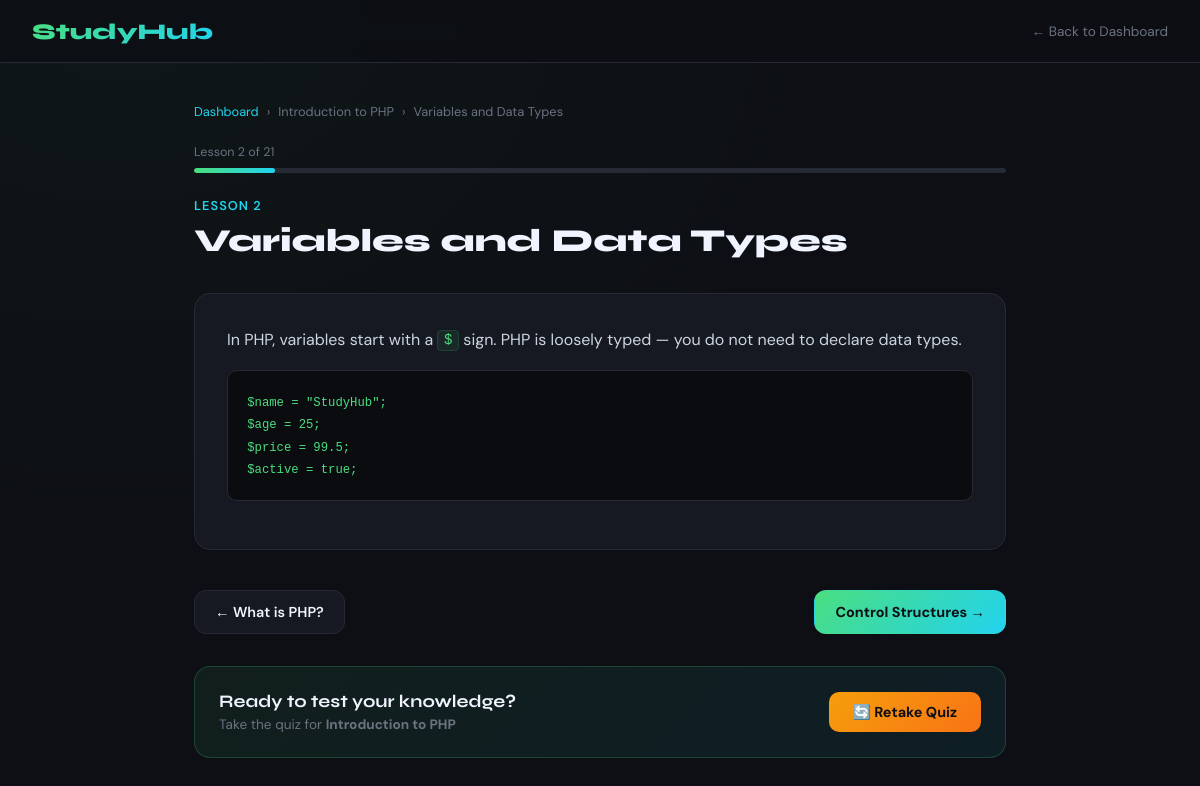
Page /lesson.php?id=2 (signed in) on the committed database.
### tables this page shows
CREATE TABLE `courses` (
  `id` int(11) NOT NULL,
  `title` varchar(200) NOT NULL,
  `description` text DEFAULT NULL,
  `created_at` timestamp NOT NULL DEFAULT current_timestamp()
);

CREATE TABLE `lessons` (
  `id` int(11) NOT NULL,
  `course_id` int(11) NOT NULL,
  `title` varchar(200) NOT NULL,
  `content` longtext DEFAULT NULL,
  `position` int(11) DEFAULT 0
);

### lesson.php (the view, shortened to what this page needs)
<?php
require 'db.php';
$lesson_id = isset($_GET['id']) ? (int)$_GET['id'] : 0;
$stmt = mysqli_prepare($conn, "SELECT * FROM lessons WHERE id = ?");
mysqli_stmt_bind_param($stmt, 'i', $lesson_id);
mysqli_stmt_execute($stmt);
$lesson = mysqli_fetch_assoc(mysqli_stmt_get_result($stmt));
$course_id = (int)$lesson['course_id'];
$position  = (int)$lesson['position'];
$cstmt = mysqli_prepare($conn, "SELECT * FROM courses WHERE id = ?");
mysqli_stmt_bind_param($cstmt, 'i', $course_id);
mysqli_stmt_execute($cstmt);
$course = mysqli_fetch_assoc(mysqli_stmt_get_result($cstmt));
$prev_stmt = mysqli_prepare($conn,
    "SELECT id, title FROM lessons
     WHERE course_id = ? AND position < ?
     ORDER BY position DESC LIMIT 1"
);
mysqli_stmt_bind_param($prev_stmt, 'ii', $course_id, $position);
mysqli_stmt_execute($prev_stmt);
$prev_lesson = mysqli_fetch_assoc(mysqli_stmt_get_result($prev_stmt));
$next_stmt = mysqli_prepare($conn,
    "SELECT id, title FROM lessons
     WHERE course_id = ? AND position > ?
     ORDER BY position ASC LIMIT 1"
);
mysqli_stmt_bind_param($next_stmt, 'ii', $course_id, $position);
mysqli_stmt_execute($next_stmt);
$next_lesson = mysqli_fetch_assoc(mysqli_stmt_get_result($next_stmt));
$idx_q = mysqli_query($conn,
    "SELECT COUNT(*) as cnt FROM lessons WHERE course_id = $course_id AND position <= $position"
);
$idx_row = mysqli_fetch_assoc($idx_q);
$lesson_index = $idx_row['cnt'];
$total_q = mysqli_query($conn, "SELECT COUNT(*) as cnt FROM lessons WHERE course_id = $course_id");
$total_row = mysqli_fetch_assoc($total_q);
$total_lessons = $total_row['cnt'];
$user_id = $_SESSION['user_id'];
$qstmt = mysqli_prepare($conn,
    "SELECT id FROM quiz_results WHERE user_id = ? AND course_id = ? LIMIT 1"
);
mysqli_stmt_bind_param($qstmt, 'ii', $user_id, $course_id);
mysqli_stmt_execute($qstmt);
$quiz_taken = mysqli_num_rows(mysqli_stmt_get_result($qstmt)) > 0;
?>
<!DOCTYPE html>
<html lang="en">
<head>
</head>
<body>
<nav>
  <a href="dashboard.php" class="logo">StudyHub</a>
  <a href="dashboard.php" class="back-link">← Back to Dashboard</a>
</nav>
<main>
  <div class="breadcrumb">
    <a href="dashboard.php">Dashboard</a>
    <span>›</span>
    <span><?= htmlspecialchars($course['title']) ?></span>
    <span>›</span>
    <span><?= htmlspecialchars($lesson['title']) ?></span>
  </div>
  <div class="progress-label">Lesson <?= $lesson_index ?> of <?= $total_lessons ?></div>
  <div class="progress-bar-wrap">
    <div class="progress-bar-fill" style="width: <?= round($lesson_index / max($total_lessons, 1) * 100) ?>%"></div>
  </div>
  <div class="lesson-header">
    <div class="lesson-num">Lesson <?= $lesson_index ?></div>
    <h1 class="lesson-title"><?= htmlspecialchars($lesson['title']) ?></h1>
  </div>
  <div class="lesson-body">
    <?= $lesson['content']  ?>
  </div>
  <div class="nav-buttons">
    <?php if ($prev_lesson): ?>
      <a href="lesson.php?id=<?= $prev_lesson['id'] ?>" class="nav-btn nav-btn-back">
        ← <?= htmlspecialchars($prev_lesson['title']) ?>
      </a>
    <?php else: ?>
      <span class="nav-btn nav-btn-back nav-btn-disabled">← No previous lesson</span>
    <?php endif; ?>
    <?php if ($next_lesson): ?>
      <a href="lesson.php?id=<?= $next_lesson['id'] ?>" class="nav-btn nav-btn-next">
        <?= htmlspecialchars($next_lesson['title']) ?> →
      </a>
    <?php else: ?>
      <span class="nav-btn nav-btn-next nav-btn-disabled" style="background:#2a2f3d; color:var(--muted);">
        Last lesson ✓
      </span>
    <?php endif; ?>
  </div>
  <div class="quiz-cta">
    <div class="quiz-cta-text">
      <h3>Ready to test your knowledge?</h3>
      <p>Take the quiz for <strong><?= htmlspecialchars($course['title']) ?></strong></p>
    </div>
    <?php if (!$quiz_taken): ?>
      <a href="quiz.php?id=<?= $course_id ?>" class="btn-quiz btn-quiz-start">🚀 Start Quiz</a>
    <?php else: ?>
      <a href="quiz.php?id=<?= $course_id ?>" class="btn-quiz btn-quiz-retake">🔄 Retake Quiz</a>
    <?php endif; ?>
  </div>
</main>
</body>
</html>

### lesson.php (style rules this page uses)
*, *::before, *::after { box-sizing: border-box; margin: 0; padding: 0; }
:root { --bg: #0d0f14; --card: #161921; --card2: #1c2030; --border: #252a35; --accent: #4ade80; --accent2: #22d3ee; --warn: #f59e0b; --text: #f0f4ff; --muted: #6b7280; }
body { background: var(--bg); color: var(--text); font-family: 'DM Sans', sans-serif; min-height: 100vh; background-image: radial-gradient(ellipse at 10% 0%, rgba(74,222,128,0.04) 0%, transparent 50%); }
nav { display: flex; align-items: center; justify-content: space-between; padding: 1.1rem 2rem; border-bottom: 1px solid var(--border); background: rgba(13,15,20,0.9); backdrop-filter: blur(10px); position: sticky; top: 0; z-index: 100; }
.logo { font-family: 'Syne', sans-serif; font-size: 1.4rem; font-weight: 800; background: linear-gradient(135deg, var(--accent), var(--accent2)); -webkit-background-clip: text; -webkit-text-fill-color: transparent; background-clip: text; text-decoration: none; }
.back-link { font-size: 0.85rem; color: var(--muted); text-decoration: none; display: flex; align-items: center; gap: 0.4rem; transition: color 0.2s; }
main { max-width: 860px; margin: 0 auto; padding: 2.5rem 1.5rem; }
.breadcrumb { display: flex; align-items: center; gap: 0.5rem; font-size: 0.8rem; color: var(--muted); margin-bottom: 1.5rem; }
.breadcrumb a { color: var(--accent2); text-decoration: none; }
.progress-bar-wrap { background: var(--border); border-radius: 99px; height: 5px; margin-bottom: 1.5rem; overflow: hidden; }
.progress-bar-fill { height: 100%; background: linear-gradient(90deg, var(--accent), var(--accent2)); border-radius: 99px; transition: width 0.4s ease; }
.progress-label { font-size: 0.78rem; color: var(--muted); margin-bottom: 0.5rem; }
.lesson-header { margin-bottom: 2rem; }
.lesson-num { font-size: 0.8rem; font-weight: 600; color: var(--accent2); text-transform: uppercase; letter-spacing: 0.08em; margin-bottom: 0.5rem; }
.lesson-title { font-family: 'Syne', sans-serif; font-size: 2rem; font-weight: 800; line-height: 1.2; }
.lesson-body { background: var(--card); border: 1px solid var(--border); border-radius: 16px; padding: 2rem; line-height: 1.8; font-size: 1rem; color: #cbd5e1; margin-bottom: 2.5rem; }
.lesson-body p { margin-bottom: 1rem; }
.lesson-body pre { background: #0a0c10; border: 1px solid var(--border); border-radius: 10px; padding: 1.2rem; overflow-x: auto; margin: 1rem 0; font-size: 0.875rem; line-height: 1.6; color: var(--accent); }
.lesson-body code { background: rgba(74,222,128,0.08); border: 1px solid rgba(74,222,128,0.15); border-radius: 4px; padding: 0.1em 0.4em; font-size: 0.875em; color: var(--accent); }
.lesson-body pre code { background: none; border: none; padding: 0; color: var(--accent); }
.nav-buttons { display: flex; align-items: center; justify-content: space-between; gap: 1rem; flex-wrap: wrap; }
.nav-btn { display: flex; align-items: center; gap: 0.5rem; padding: 0.75rem 1.25rem; border-radius: 12px; font-family: 'DM Sans', sans-serif; font-size: 0.9rem; font-weight: 600; text-decoration: none; border: 1px solid var(--border); transition: border-color 0.2s, background 0.2s; cursor: pointer; }
.nav-btn-back { background: var(--card); color: var(--text); }
.nav-btn-next { background: linear-gradient(135deg, var(--accent), var(--accent2)); color: #0d0f14; border-color: transparent; font-weight: 700; }
.quiz-cta { margin-top: 2rem; background: linear-gradient(135deg, rgba(74,222,128,0.08), rgba(34,211,238,0.08)); border: 1px solid rgba(74,222,128,0.2); border-radius: 16px; padding: 1.5rem; display: flex; align-items: center; justify-content: space-between; flex-wrap: wrap; gap: 1rem; }
.quiz-cta-text h3 { font-family: 'Syne', sans-serif; font-size: 1.1rem; margin-bottom: 0.25rem; }
.quiz-cta-text p { font-size: 0.85rem; color: var(--muted); }
.btn-quiz { display: inline-block; padding: 0.7rem 1.5rem; border-radius: 10px; font-weight: 700; font-family: 'DM Sans', sans-serif; font-size: 0.9rem; text-decoration: none; color: #0d0f14; white-space: nowrap; }
.btn-quiz-retake { background: linear-gradient(135deg, var(--warn), #f97316); }

### rows in the picture
courses: title "Introduction to PHP"
lessons: title "Variables and Data Types", content "In PHP, variables start with a $ sign. PHP is loosely typed — you do not need to declare data types. $name = \"StudyHub\"; $age = 25; $price = 99.5; $active = true;"
lessons: title "What is PHP?"
lessons: title "Control Structures"

### other values in the picture
$lesson_index "2"
$total_lessons "21"
